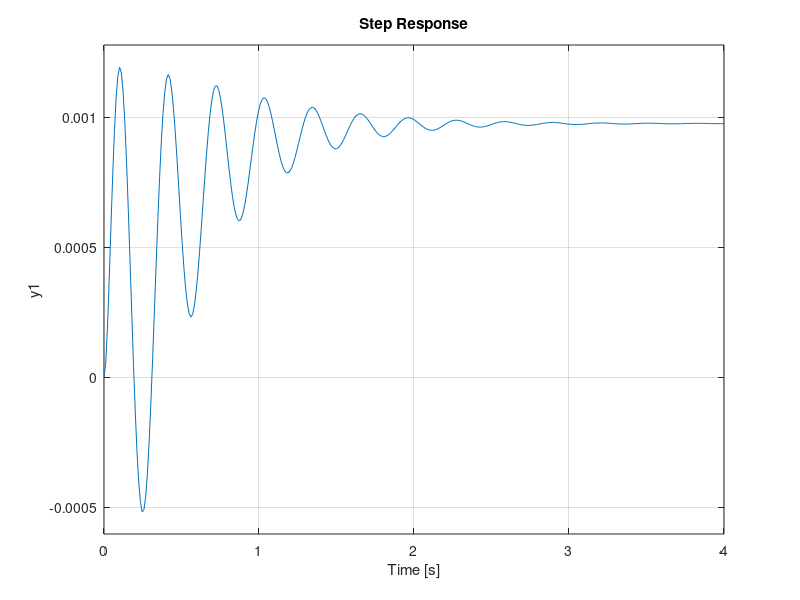

Write MATLAB code to recreate this figure. (Note: this script raises an error after producing the figure.)
%%Clearing the workspace
clear all
close all
clc

%%Part 4.1.2

%Let's establish the known values
m1 = 1; %kg
m2 = 1; %kg
k1 = 20; %N/m
k2 = 10; %N/m
c1 = 0.4; %Ns/m
c2 = 0.2;  %Ns/m

%Our input is f2 and output is x2


%%Part 1: Establishing our State-Space Representation
%After establishing these matrices by hand we can add them to MATLAB
A = [0 1 0 0; -k1/m1-k2/m1 -c1/m1-c2/m1 k2/m1 c2/m1; 0 0 0 1; k2/m2 c2/m2 -k2/m2 -c2/m2];
B = [0;0;0;1/m2];
C = [0,0,1,0];
D = 0;

%%Part 2: Observability and Controllability 

%Controllability Matrix
eM = [B A*B A^2*B A^3*B];

%Observability Matrix
oM = [C; C*A; C*A^2; C*A^3];

%Checking the rank of each
%Controllability
detC = det(eM); %If the determinant is zero then the matrix can't be full rank
[UC,SC,VC] = svd(eM); %If one of these is zero than the matrix isn't full rank
eigC = eig(eM); %Any zero eigenvalues mean the rank isn't full
rankC = rank(eM); %The rank should be 4 for the matrix to be full rank

%Observability
detO = det(oM);
[UO,SO,VO] = svd(oM);
eigO = eig(oM);
rankO = rank(oM);

%Rank Check
fprintf('The rank of the Controllability Matrix is: %i \n', rankC)
fprintf('The rank of the Observability Matrix is: %i \n', rankO)

%%Part 3: Picking Poles

%We must have a settling time of 2s
OS = 10/100; %We will pick an overshoot because we only care about TS
TS = 2; %[sec]

%Choosing our Poles
zeta = sqrt(log(OS)^2/(pi^2+log(OS)^2));
wn = 4/zeta/TS;

sx1 = -zeta*wn + 1j*wn*sqrt(1-zeta^2);
sx2 = conj(sx1);
sx3 = 5*real(sx1);
sx4 = 10*real(sx1);



%%Part 4: Designing a Controller

%Let's set up our equation from 4.1 into MATLAB

%tFN = m1*s^2-c1*s-k1, the numerator of our transfer function
%tFD = m2m1*s^4+(c2m1-m2c1)s^3+(k2m1-c1c2-m2k1)*s^2+(-k1c2-k2c1)*s-k1k2, the
%denominator of our transfer function
G = tf([m1,-c1,k1],[m2*m1, c2*m1-m2*c1, k2*m1-c1*c2-m2*k1, -k1*c2-k2*c1, -k1*k2]);


%Building K
d = flip( poly([sx1,sx2,sx3,sx4]) );
a = [200,8,10.08,0.2];
k = d(1:end-1) - a;

%% Check results
T = ss( A-B*k, B, C, D );
step(T)
stepinfo(T)

%%Part 5: 